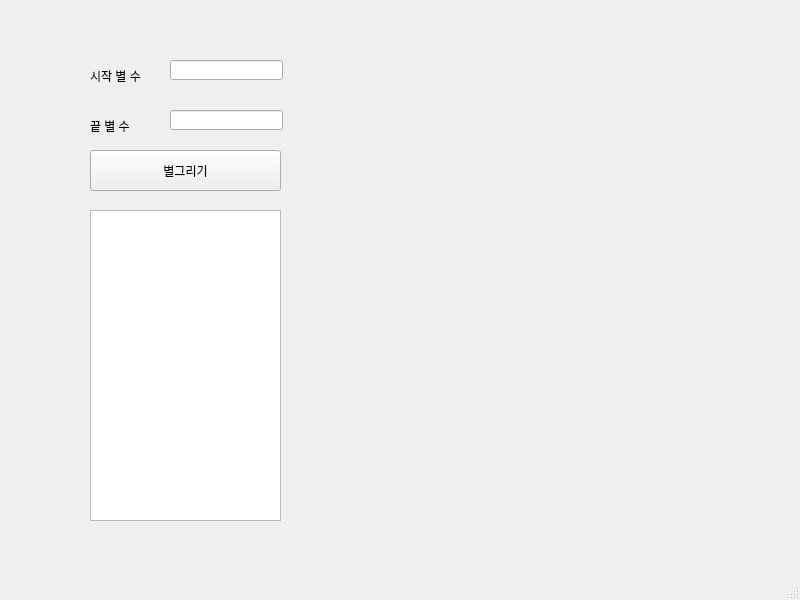
<?xml version="1.0" encoding="UTF-8"?>
<ui version="4.0">
 <class>MainWindow</class>
 <widget class="QMainWindow" name="MainWindow">
  <property name="geometry">
   <rect>
    <x>0</x>
    <y>0</y>
    <width>800</width>
    <height>600</height>
   </rect>
  </property>
  <property name="windowTitle">
   <string>MainWindow</string>
  </property>
  <widget class="QWidget" name="centralwidget">
   <widget class="QLabel" name="lbl_first">
    <property name="geometry">
     <rect>
      <x>90</x>
      <y>70</y>
      <width>56</width>
      <height>12</height>
     </rect>
    </property>
    <property name="text">
     <string>시작 별 수</string>
    </property>
   </widget>
   <widget class="QLabel" name="lbl_last">
    <property name="geometry">
     <rect>
      <x>90</x>
      <y>120</y>
      <width>56</width>
      <height>12</height>
     </rect>
    </property>
    <property name="text">
     <string>끝 별 수</string>
    </property>
   </widget>
   <widget class="QLineEdit" name="le_first">
    <property name="geometry">
     <rect>
      <x>170</x>
      <y>60</y>
      <width>113</width>
      <height>20</height>
     </rect>
    </property>
   </widget>
   <widget class="QLineEdit" name="le_last">
    <property name="geometry">
     <rect>
      <x>170</x>
      <y>110</y>
      <width>113</width>
      <height>20</height>
     </rect>
    </property>
   </widget>
   <widget class="QPushButton" name="pb">
    <property name="geometry">
     <rect>
      <x>90</x>
      <y>150</y>
      <width>191</width>
      <height>41</height>
     </rect>
    </property>
    <property name="text">
     <string>별그리기</string>
    </property>
   </widget>
   <widget class="QTextEdit" name="te">
    <property name="geometry">
     <rect>
      <x>90</x>
      <y>210</y>
      <width>191</width>
      <height>311</height>
     </rect>
    </property>
   </widget>
  </widget>
  <widget class="QMenuBar" name="menubar">
   <property name="geometry">
    <rect>
     <x>0</x>
     <y>0</y>
     <width>800</width>
     <height>21</height>
    </rect>
   </property>
  </widget>
  <widget class="QStatusBar" name="statusbar"/>
 </widget>
 <resources/>
 <connections/>
</ui>
